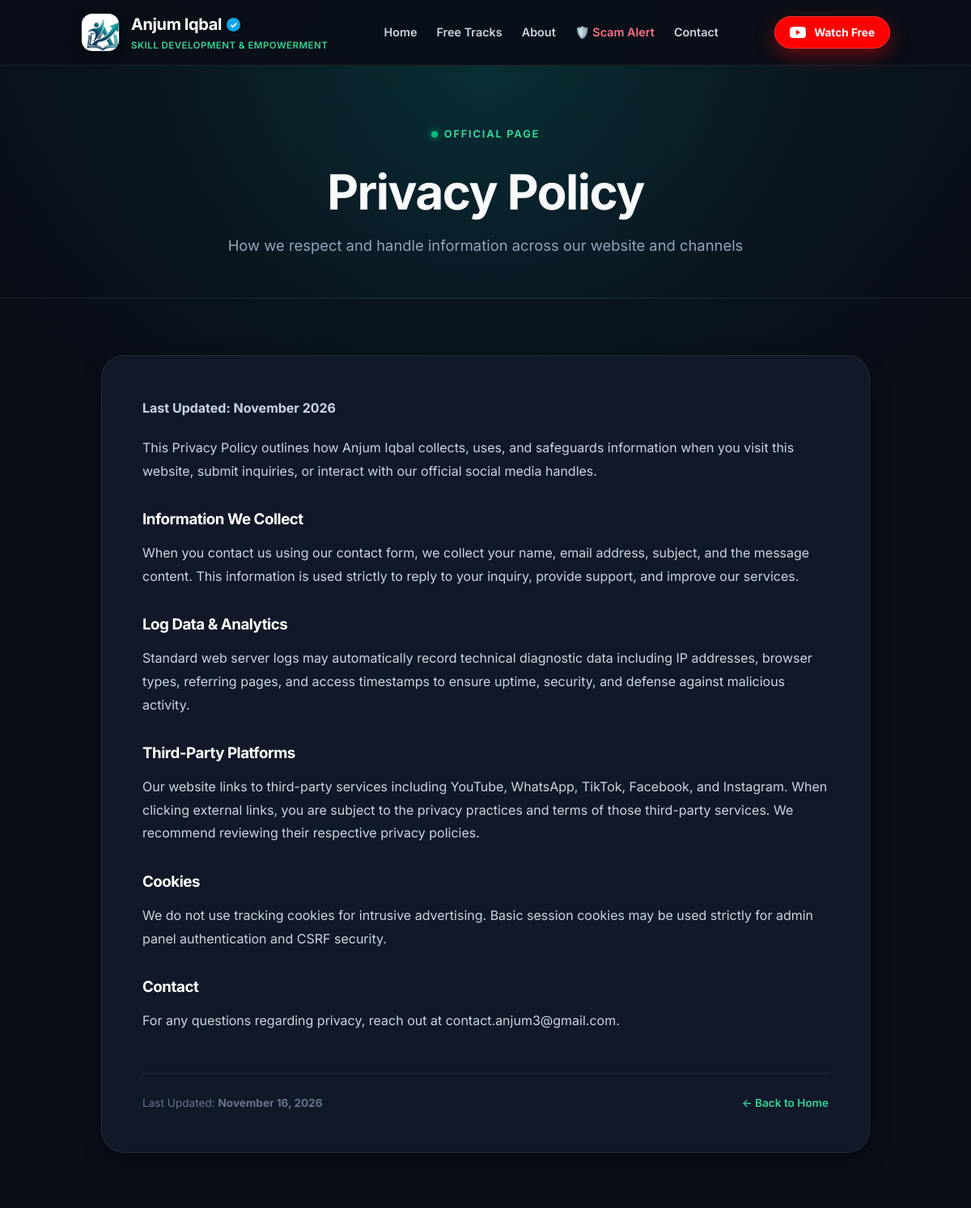
/page.php?slug=privacy-policy (upper part), run on an earlier commit of the app's database.
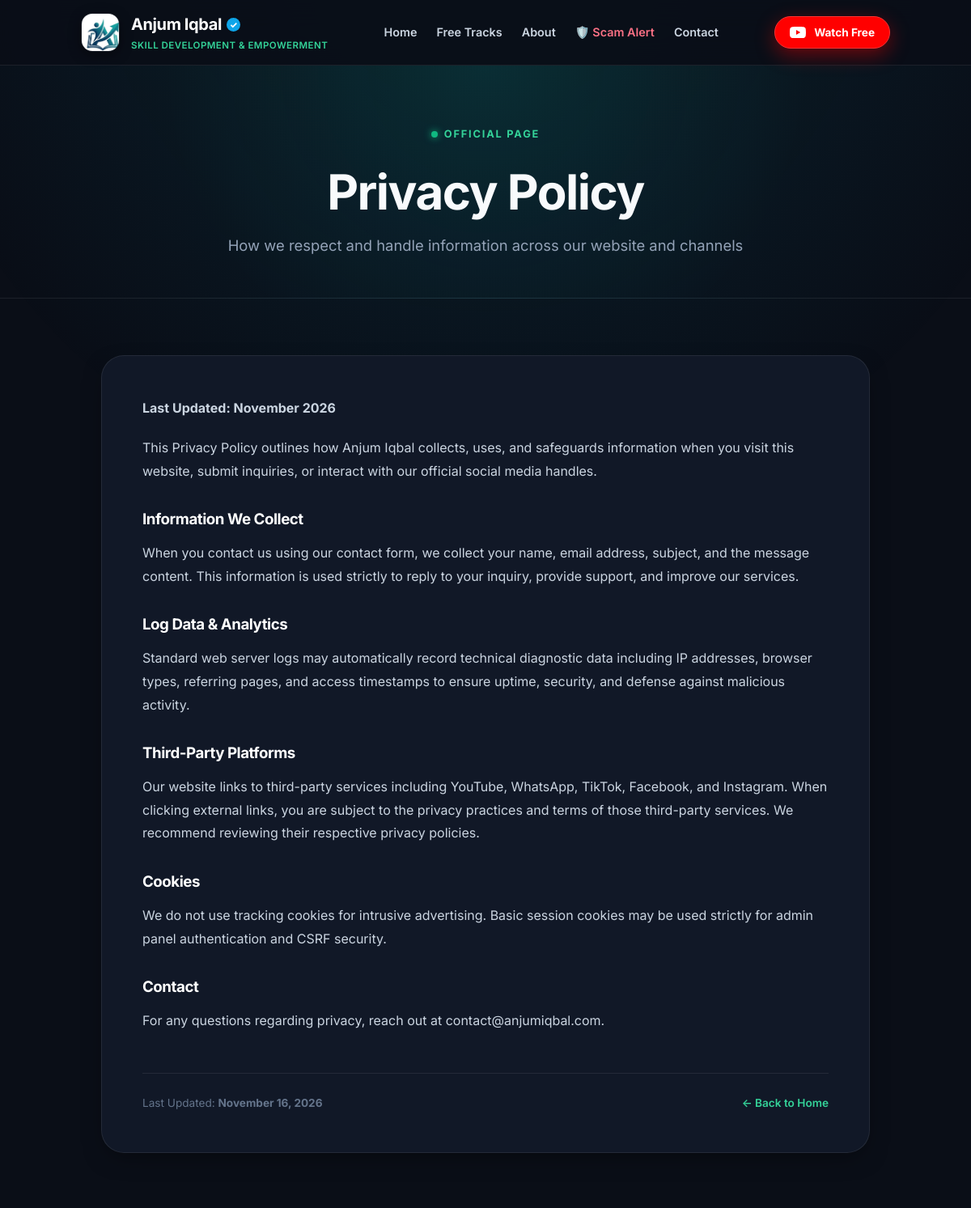
And on a later commit of the database.
### tables this page shows
CREATE TABLE pages (
            id INTEGER PRIMARY KEY AUTOINCREMENT,
            title TEXT NOT NULL,
            slug TEXT UNIQUE NOT NULL,
            subtitle TEXT,
            content TEXT NOT NULL,
            meta_description TEXT,
            is_system INTEGER DEFAULT 0,
            is_published INTEGER DEFAULT 1,
            show_in_nav INTEGER DEFAULT 1,
            show_in_footer INTEGER DEFAULT 1,
            sort_order INTEGER DEFAULT 0,
            updated_at DATETIME DEFAULT CURRENT_TIMESTAMP
        );

### includes/functions.php (called while the page is built, shortened)
<?php
function clean($data) {
    return htmlspecialchars(trim($data ?? ''), ENT_QUOTES, 'UTF-8');
}

### page.php (the view, shortened to what this page needs)
<?php
require_once __DIR__ . '/includes/functions.php';
$slug = trim($_GET['slug'] ?? '');
$stmt = $db->prepare("SELECT * FROM pages WHERE slug = ? AND is_published = 1");
$stmt->execute([$slug]);
$page = $stmt->fetch();
    ?>
    <?php
include __DIR__ . '/includes/header.php';
?>
<main>
    <section class="page-header">
        <div class="container">
            <span class="eyebrow">Official Page</span>
            <h1><?= clean($page['title']) ?></h1>
            <?php if (!empty($page['subtitle'])): ?>
                <p><?= clean($page['subtitle']) ?></p>
            <?php endif; ?>
        </div>
    </section>
    <section class="page-body-container">
        <div class="container">
            <article class="page-card-article">
                <?= $page['content'] ?>
                <div style="margin-top: 50px; padding-top: 25px; border-top: 1px solid var(--border-subtle); display: flex; justify-content: space-between; align-items: center; flex-wrap: wrap; gap: 15px; font-size: 0.85rem; color: var(--text-muted);">
                    <div>
                        Last Updated: <strong><?= date('F j, Y', strtotime($page['updated_at'])) ?></strong>
                    </div>
                    <div>
                        <a href="index.php" style="color: var(--accent-emerald-light); font-weight: 600;">&larr; Back to Home</a>
                    </div>
                </div>
            </article>
        </div>
    </section>
</main>
<?php include __DIR__ . '/includes/footer.php'; ?>

What changed in the data, as far as the page shows it:
changed pages "Privacy Policy": content "…privacy, reach out at contact.anjum3@gmail.com ." → "…privacy, reach out at contact@anjumiqbal.com ."
